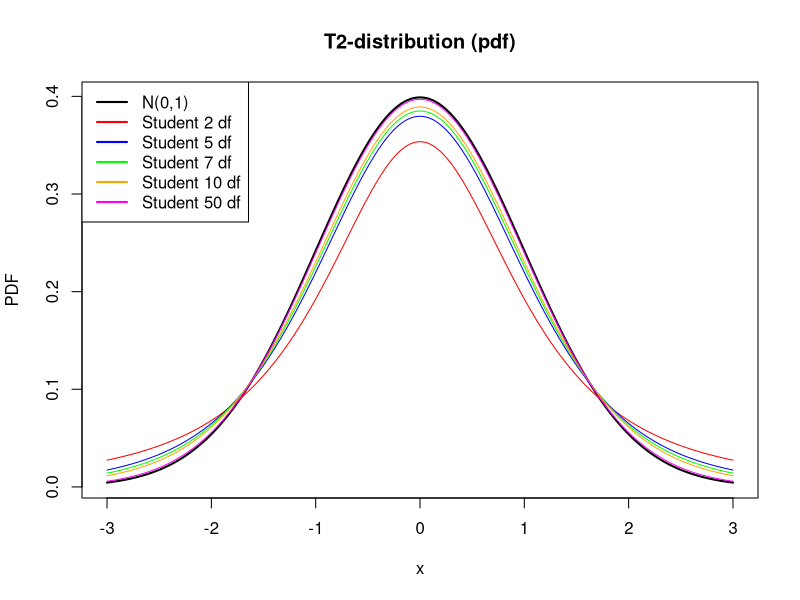
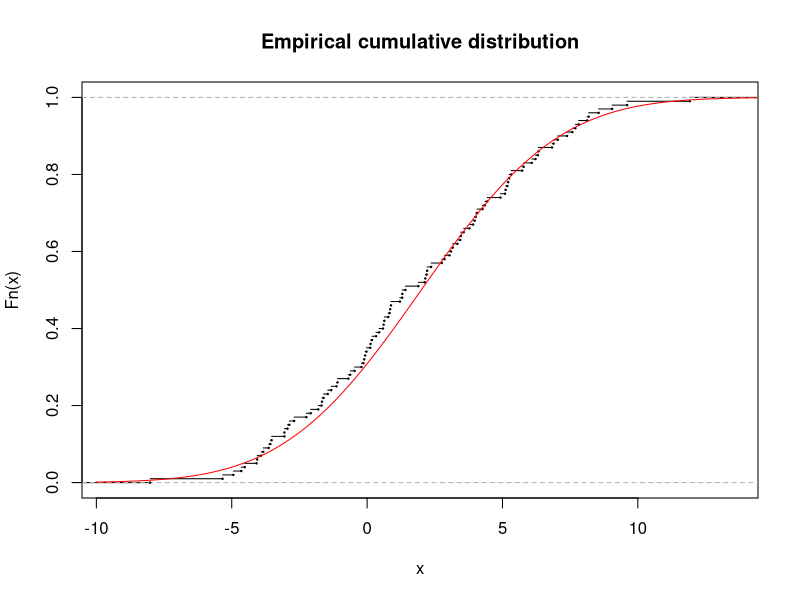
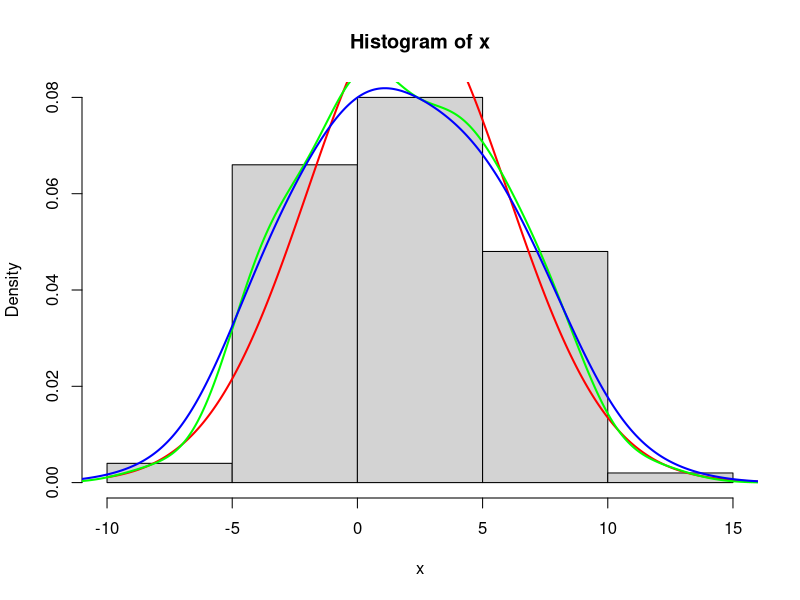

These figures' R source, in order: (Note: this script raises an error after producing the figures.)
# IHW 2
# ------- Task 1 - 3
#d - density
#p - func
#q - quantile
#r - sample

# Grid (step 1/1000) -> 6000 steps -> (-3,3) 
# c() - array
# indexing from 1 
x <- -3 + c(0:1000) / 1000 * 6
# vectorzed calculation
y <- dnorm(x)

plot(x=x, y=y, type="l", main="T2-distribution (pdf)", ylab="PDF", lwd=2)

df <- c(2, 5, 7, 10, 50)
ldf <- length(df)
clr = c("red", "blue", "green", "orange", "magenta")

for (i in 1:ldf) {
    y <- dt(x, df[i])
    points(x, y, type="l", col=clr[i])
}

legend("topleft", legend=c("N(0,1)", paste0("Student ", df, " df")), col=c("black", clr), cex=1, lwd=2)

###
n <- 100
a <- 2
sig <- 4

x <- rnorm(n, a, sig)

# EDF
n <- length(x)

ef <- ecdf(x)
ef(1.35)

plot.ecdf(x, cex=.2, pch=NA, main="Empirical cumulative distribution")

xs <- sort(x)
ys <- c(0:(n - 1))/n

points(xs, ys, cex=.2, pch=19)
# Not in practice
x1 <- -10 + c(0:1000) / 1000 * 30
y <- pnorm(x1, a, sig)
points(x1, y, "l", col="red")

# HIST
hist(x, breaks=7, probability=TRUE)

# Groups 
# brk <- min(x) + c(0:7) / 7 * (max(x) - min(x))
# hist(x, breaks=brk, probability=TRUE)
y <- dnorm(x1, a, sig)
points(x1, y, type="l", col="red", lwd=2)

dn <- density(x)
points(dn, col="green", type="l", lwd=2)

dn1 <- density(x, bw=2)
points(dn1, col="blue", type="l", lwd=2)

### Характеристики
# Asy = E(X-EX)^3 / (DX)^3/2
# Exc = (E(X-EX)^4 / (DX)^2) - 3
# Нужна выборочная дисперсия (не Var, так как это исправленная Ч.Х.)

m <- mean(x)
# m <- sum(x)/length(x)
s2 <- mean(x^2) - m^2

# Можно так:
# s2_ <- (n - 1) * var(x) / n

asy <- mean((x-m)^3) / s2^(3/2)
exc <- (mean((x-m)^4) / s2^2) - 3

# Промежуток (выборочная оценка вероятности)
pr <- sum((x >= 0 & x <= 4))/n

# Median
# med = ???

# ------ Task 4
# вывести ОМП, подставить значения и т.д, дов. интервалы точные (для параметров норм.распред., вывести значения)
n <- length(x)
m <- mean(x)
s1 <- sqrt(s2)
al <- 0.005
xal <- qnorm(1 - al/2)
d <- s1 * xal / sqrt(n - 1)
xal1 <- qchisq(al/2, n - 1)
# lower.tail=True : Функция распределения, lower.tail=False : 1 - F(x)
xal2 <- qchisq(al/2, n - 1, lower.tail=FALSE)
ns2 <- n * s2

CI <- data.frame("PAR"=c("mean", "var") ,"LOWER"=c(m - d, ns2/xal2), "UPPER"=c(m + d, ns2/xal1))
# names(CI)[2,3] <- c("2.5%%", "97.5%")

# ---- Task 5 (статистика Колмагорова D_n = sup_x |F_n(x) - F_0(x)|) 

# ---- H_0: F=F_0 (X ~ N(a0, sig0^2)) (подставляем значения в отчете) 

# Построить таблицу (вывести в отчет 1-2 строки (где будет максимум))
# | v1    |  v2        | v2          | v3 | v4    | v5      |  v6     | v7          |
# | X_(1) | F_n(X_(1)) | F_n(X_(i)+) | F_0(X_(1)) | |v2-v4| | |v3-v4| | max(v5, v6) |
# |.................................................................................|
# |...................................................................| P_n         |

# + вывести sqrt(n)D_n, x_alpha: phi(x) = {0, 1 (критерий), p-value

xs <- sort(x)

a0 <- 2
sig0 <- 4

v2 <- c(0:(n - 1))/n
v3 <- c(1:n)/n
v4 <- pnorm(xs, a0, sig0)
v5 <- abs(v2 - v4)
v6 <- abs(v3 - v4)
v7 <- pmax(v5, v6)
Dn <- max(v7)

t.ks <- data.frame("X"=xs, "Fn"=v2, "Fn1"=v3, "F0"=v4, "abs(Fn - 0)"=v5, "abs(Fn1 - F0)"=v6, "M"=v7)
t.ks[t.ks$M==Dn,]

# Сама статистика
Dnn <- sqrt(n) * Dn
print(Dnn)

pkolm <- function(x, n) {
    stats:::pkolmogorov(x, n)
}

qkolm <- function(q, n) {
    uniroot(function(x){pkolm(x,n)- q}, c(0, 1))$root
}
xal <- qkolm(1 - al, n)
print(xal)
Dnn
print(Dnn > xal)
xal <- qkolm(1 - al, n) * sqrt(n)
pval <- 1 - pkolm(Dn, n)
print(Dnn)
print(xal)
print(pval)

pnormpar <- function(x) {
    pnorm(x, a0, sig0)
}

# # pkolmogorov_lim ... 

# qkolmogorov <- function(q, v) {
#     uniroot(function(x){pkolmogorov_lim(x, n) - q}, c(0, 1))$root
# }

# xal <- qkolmogorov(1 - al, n)
# предельное значение 
# pv <- 1 - pkolmogorov_lim(sqrt(n) * Dn) 

ks.test(x, pnormpar)

# --------- Task 6
# H_0: X ~ N(a0, sig0^2) - запись правильной гипотезы обязательная в отчете 

# Критерий хи-квадрат разбивает на группы 
# не более 6 интервалов

# далее считаем в каждом интервале (ню_i - число наблюдений в интервале)

# v1 | v2 | ... | vr |
# I_1| I_2| ... | I_r| (sum = 1)

# Chi^2 = \sum{i=1}^{r} \frac{(v_i - np_i)^2}{np_i} \Rightarrow Chi^2_{r-1}

# phi(x) = {1 , x^2 > x_alpha; 0, x^2 <= x_alpha}

# x_alpha = K^-1_r-1 (1-alpha)
# pv = 1 - K_r-1 (x^2)

# Еще таблицу:

# v1. v2.  v3.    v4.  v5.    v6.                             v7
# lw | np | v_i | p_i | np_i | (v_i - np_i / sqrt(n * p_i)) | v6^2 | (просуммировав получим статистику Chi^2)

# удобнее с гистограммой (но на сам график не обращаем внимания чисто для значений)
h <- hist(x, plot=F)
brk <- h$breaks
lb <- length(brk)

# '-' - убераем элимент
brk <- brk[-c(2, 3, lb - c(3:1))]
h1 <- hist(x, breaks=brk ,plot=F)
lb <- length(brk)
nu <- h1$counts
brk[1] <- -Inf
brk[lb] <- Inf

p0 <- pnorm(brk[2, lb], a0, sig0) - pnorm(brk[1:(lb - 1)], a0, sig0)
np0 <- n * p0
res <- (nu - np0) / sqrt(np0)
res2 <- res^2

t.chisq <- data.frame("LW"=brk[1:(lb-1)], "UPPER"=brk[2:lb], "Obs"=nu, "P0"=p0, "Exp"=np0, "RES"=res, "RES2"=res2)
S.csq <- sum(res2)
df <- lb - 2
xal <- qchisq(1 - al, lb - 2)
pv <- pchisq(S.csq, df, lower.tail=F)

# Хи-квадрат: сложная гипотеза

# H: X ~ N(a, sig^2) при некоторых (a, sig^2)

# # Chi^2 (theta) = \sum{i=1}^{r} \frac{(v_i - np_i (theta))^2}{np_i (theta)} \Rightarrow Chi^2_{r-1}

# Нельзя оценивать параметр theta! 

# Либо сделать \hat{X} = min (Chi^2 (theta)) либо \wave{X} = \Chi^2 (\wave(theta)) (тета с волной это ОМП по группам ) и написать в виде функции + написать функцию и после минимизировать ее по параметру

# Задача 8 +- теоретическая и выписать ее со всеми условиями границ.
